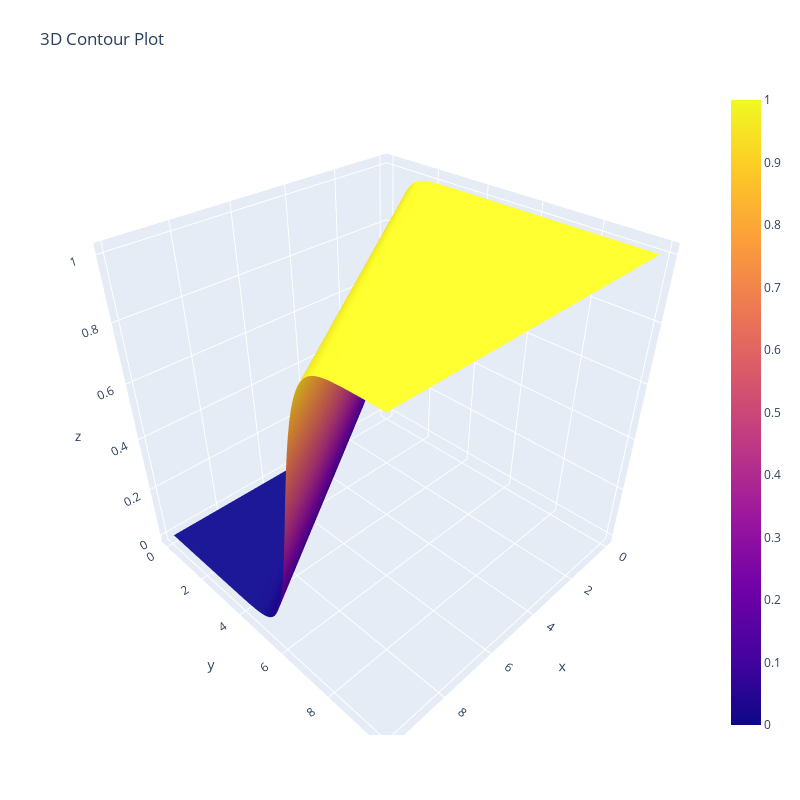

The notebook cell saved with this chart:
### Code cell
x, y = np.meshgrid(np.arange(0,10,0.1), np.arange(0,10,0.1))

z = np.dot(np.array([x, y]).T, w) + b
h = 1 / (1 + np.exp(-z))
p = np.where(h > 0.5, 1, 0)

import matplotlib.pyplot as plt

# add scatter plot on top of this from dataframe
plt.contourf(y, x, p)
plt.scatter(df['x1'], df['x2'], c=df['y'], cmap='bwr')
plt.xlabel('x1')
plt.ylabel('x2')
plt.title('Contour Plot')
plt.show()

import plotly.graph_objects as go
# plot the same data in 3d plotly
fig = go.Figure(data=[go.Surface( y=y, x=x, z=h)])
fig.update_layout(title='3D Contour Plot', autosize=False,
                  width=800, height=800,
                  margin=dict(l=65, r=50, b=65, t=90))
fig.show()

### Figure 1 — Plotly figure (JSON) as saved in the notebook; plotly's stock layout.template omitted (floating-point values rounded to 4 significant figures; data arrays with more than 128 entries replaced by an {"elided": "..."} marker saying what was removed)
{"data": [{"type": "surface", "x": {"elided": "100x100 float values"}, "y": {"elided": "100x100 float values"}, "z": {"elided": "100x100 float values"}}], "layout": {"autosize": false, "height": 800, "margin": {"b": 65, "l": 65, "r": 50, "t": 90}, "title": {"text": "3D Contour Plot"}, "width": 800}}
